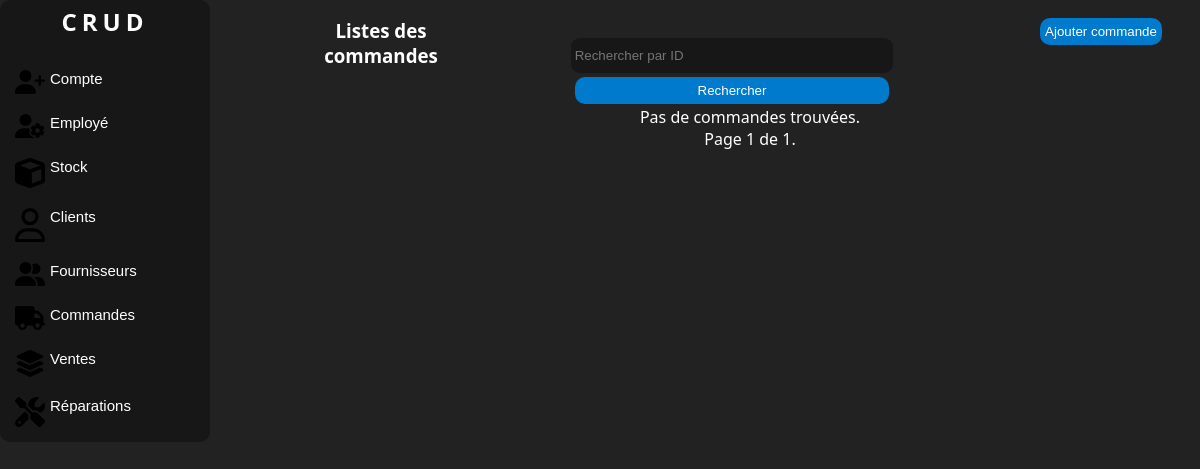
The page /commandes/ (signed in) on the database as committed earlier.
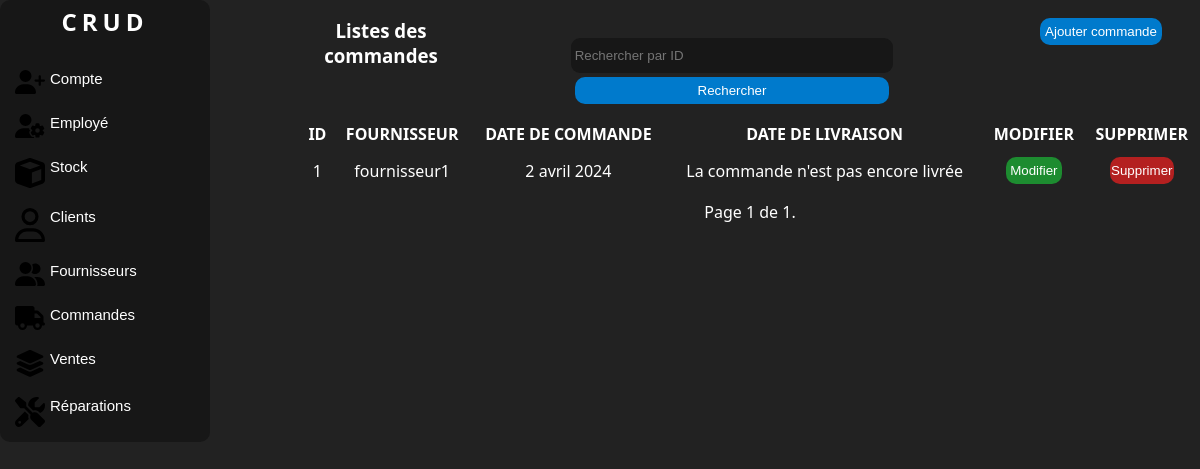
The same page on the database as committed later.
### manager/models.py (models this page shows, shortened)
class PurchaseOrder(models.Model):
    supplier = models.ForeignKey(Supplier, on_delete=models.SET_NULL, null=True, blank=True, db_column='Fournisseur')
    order_date = models.DateField(auto_now_add=True, db_column='Date de commande')
    delivery_date = models.DateField(null=True, blank=True, db_column='Date de livraison')
    is_delivered = models.BooleanField(default=False, db_column='Est livré')
    class Meta:
        db_table = 'Commande'

class Supplier(models.Model):
    name = models.CharField(max_length=100, db_column='Nom')
    phone = PhoneNumberField(unique=True, region='DZ', db_column='Téléphone')
    email = models.EmailField(unique=True, db_column='Email')
    address = models.TextField(db_column='Adresse')
    class Meta:
        db_table = 'Fournisseur'

### manager/views.py (the view)
# urls.py: path('commandes/', views.PurchaseOrderListView.as_view(), name='purchase-order-list'),
class PurchaseOrderListView(LoginRequiredMixin, ListView):
    model = PurchaseOrder
    template_name = 'listecommande.html'
    context_object_name = 'purchase_orders'
    paginate_by = 10
    form_class = FilterForm
    def get_queryset(self):
        queryset = super().get_queryset()
        query = self.request.GET.get('query')
        if query:
            queryset = queryset.filter(id=query)
        return queryset
    def get_context_data(self, **kwargs):
        context = super().get_context_data(**kwargs)
        context['form'] = FilterForm(self.request.GET)
        return context

### manager/forms.py
class FilterForm(forms.Form):
    query = forms.IntegerField(label='', required=False,
                               widget=forms.TextInput(attrs={'placeholder': 'Rechercher par ID'}))

### manager/templatetags/auth_extras.py (called while the page is built)
@register.filter(name='has_group')
def has_group(user, group_name):
    group = Group.objects.get(name=group_name)
    return True if group in user.groups.all() else False

### manager/templates/listecommande.html (shortened to what this page needs)
{% load static %}
{% load auth_extras %}
<!DOCTYPE html>
<html lang="en">
<head>
    <link rel="stylesheet" href="{% static 'css/style.css' %}">
    <link rel="stylesheet" href="{% static 'css/accueil.css' %}">
</head>
<body>
<div class="corp">
    <div class="nav">
        <div class="logo">
            <a href="{% url 'home' %}" class="link"><h2>CRUD</h2></a>
        </div>
        <br>
        {% if request.user|has_group:"Admin" %}
        <button class="value">
            <a class="link" href="{% url 'account-list' %}"> Compte </a>
        </button>
        <button class="value">
            <a class="link" href="{% url 'employee-list' %}">Employé </a>
        </button>
        {% endif %}
        <button class="value">
            <a class="link" href="{% url 'products-list' %}"> Stock </a>
        </button>
        <button class="value">
            <a class="link" href="{% url 'client-list' %}"> Clients </a>
        </button>
        <button class="value">
            <a class="link" href="{% url 'supplier-list' %}"> Fournisseurs </a>
        </button>
        <button class="value">
            <a class="link" href="{% url 'purchase-order-list' %}">Commandes </a>
        </button>
        <button class="value">
            <a class="link" href="{% url 'sale-list' %}">Ventes </a>
        </button>
        <button class="value">
            <a class="link" href="{% url 'repair-list' %}"> Réparations </a>
        </button>
    </div>
    <div class="liste">
        <div class="c1">
            <div class="colone1"><h3>Listes des commandes</h3></div>
            <div class="colone1">
                <form method="GET" action="">
                    {{ form }}
                    <button class="button" type="submit">Rechercher</button>
                </form>
            </div>
            <div class="colone1">
                <button class="button"><a href="{% url 'add-purchase-order' %}" class="link">Ajouter commande</a></button>
            </div>
        </div>
        <div class="c2">
            {% if purchase_orders %}
            <table>
                <thead>
                <tr>
                    <th>Id</th>
                    <th>Fournisseur</th>
                    <th>Date de commande</th>
                    <th>Date de livraison</th>
                    <th>Modifier</th>
                    <th>Supprimer</th>
                </tr>
                </thead>
                <tbody id="tbody">
                {% for purchase_order in page_obj %}
                <tr>
                    <td>{{ purchase_order.id }}</td>
                    <td>{{ purchase_order.supplier.name }}</td>
                    <td>{{ purchase_order.order_date }}</td>
                    <td>
                        {% if purchase_order.delivery_date %}
                            {{ purchase_order.delivery_date }}
                        {% else %}
                            La commande n'est pas encore livrée
                        {% endif %}
                    </td>
                    <td>
                        <button class="button" id="modifier"
                                onclick="location.href='{% url 'update-purchase-order' purchase_order.id %}';">Modifier
                        </button>
                    </td>
                    <td>
                        <button class="button" id="supprimer"
                                onclick="location.href='{% url 'delete-purchase-order' purchase_order.id %}';">Supprimer
                        </button>
                    </td>
                </tr>
                {% endfor %}
                </tbody>
            </table>
            {% else %}
            <p>Pas de commandes trouvées.</p>
            {% endif %}
            <div class="pagination">
                <span class="step-links">
                    <span class="current">
                        Page {{ page_obj.number }} de {{ page_obj.paginator.num_pages }}.
                    </span>
                </span>
            </div>
        </div>
    </div>
</div>
</body>
</html>

Rows that differ between the two databases and show on the page:
added PurchaseOrder: id "1", supplier.name "fournisseur1", order_date "2 avril 2024", shows "La commande n'est pas encore livrée"
Other text that changed with them:
text no longer shown: "Pas de commandes trouvées."
text now shown: "ID FOURNISSEUR DATE DE COMMANDE DATE DE LIVRAISON MODIFIER SUPPRIMER"
